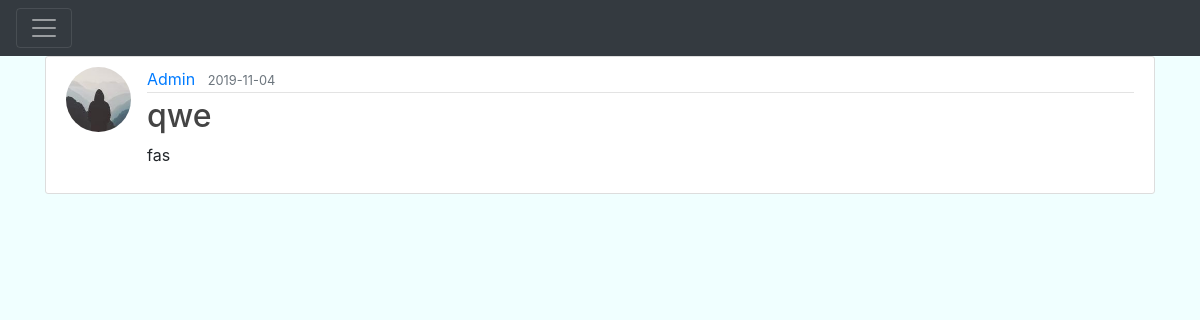
/posts/1, run on the app's committed database.
### app/models.py (models this page shows, shortened)
class User(db.Model, UserMixin):
    id = db.Column(db.Integer, primary_key=True)
    username = db.Column(db.String(20), unique=True, nullable=False)
    email = db.Column(db.String(120), unique=True, nullable=False)
    image_file = db.Column(db.String(20), nullable=False, default='default.jpg')
    password = db.Column(db.String(60), nullable=False)
    posts = db.relationship('Post', backref='author', lazy=True)

class Post(db.Model):
    id = db.Column(db.Integer, primary_key=True)
    title = db.Column(db.String(100), nullable=False)
    date_posted = db.Column(db.DateTime, nullable=False, default=datetime.utcnow)
    content = db.Column(db.Text, nullable=False)
    user_id = db.Column(db.Integer, db.ForeignKey('user.id'), nullable=False)

### app/posts/routes.py (the view)
@posts.route("/posts/<int:post_id>")
def post(post_id):
    post = Post.query.get_or_404(post_id)
    return render_template('post.html', post=post)

### app/templates/post.html (shortened to what this page needs)
{% extends 'base.html' %}
{% block body %}
    <article class="media content-section">
        <img src="{{ url_for('static', filename='profile_pics/' + post.author.image_file) }}" alt="" class="rounded-circle article-img">
            <div class="media-body">
            <div class="article-metadata">
                <a href="{{ url_for('users.user_posts', username=post.author.username) }}" class="mr-2">{{ post.author.username }}</a>
                <small class="text-muted">{{ post.date_posted.strftime('%Y-%m-%d') }}</small>
            </div>
                <h2 class="article-title">{{ post.title }}</h2>
                <p class="article-content">{{ post.content }}</p>
            </div>
    </article>
{% endblock %}

### app/static/css/style.css (style rules this page uses)
.content-section { background: #ffffff; padding: 10px 20px; border: 1px solid #dddddd; border-radius: 3px; margin-bottom: 20px; }
.article-title { color: #444444; }
.article-content { white-space: pre-line; }
.article-img { height: 65px; width: 65px; margin-right: 16px; }
.article-metadata { padding-bottom: 1px; margin-bottom: 4px; border-bottom: 1px solid #e3e3e3 }

### data on the page
User: image_file (picture), author.username "Admin"
Post: date_posted "2019-11-04", title "qwe", content "fas"
